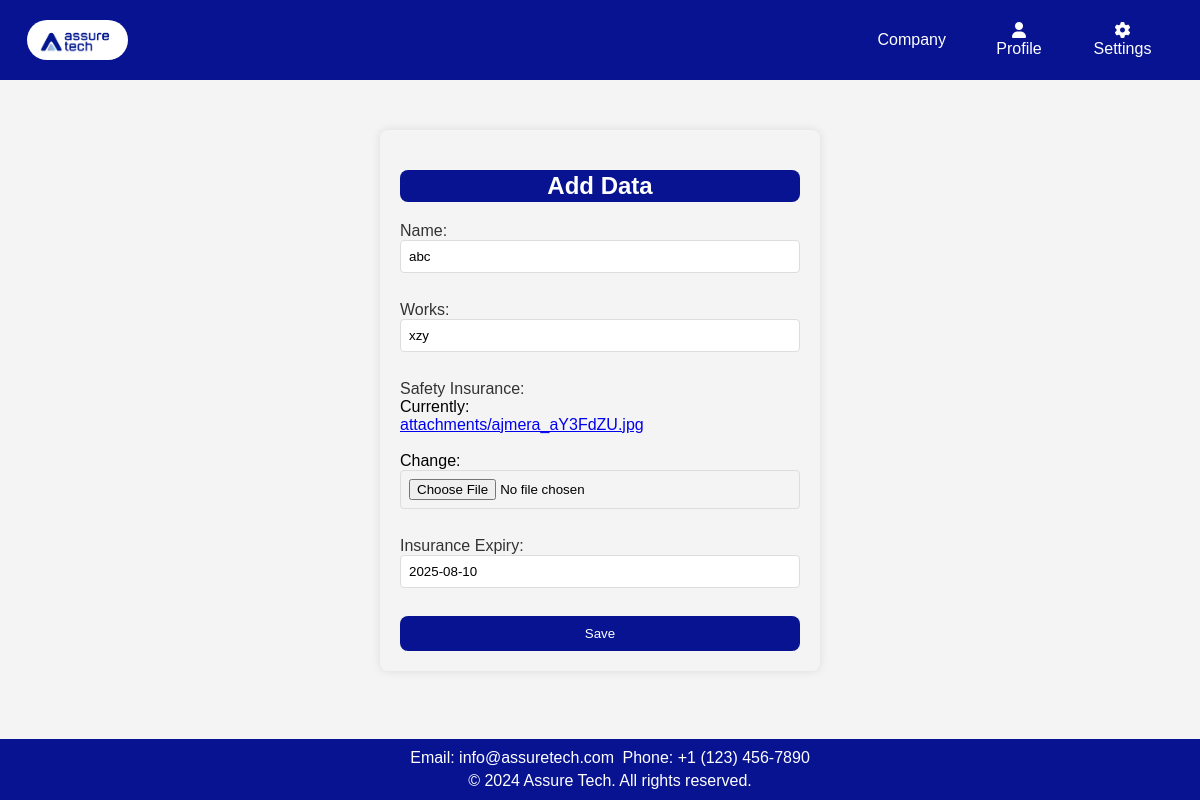
Page /edit_company/1/ on the committed database.
### app1/models.py (models this page shows, shortened)
class company(models.Model):
    sr = models.AutoField(primary_key=True,unique=True)
    name = models.CharField(max_length=100)
    works = models.CharField(max_length=100)
    safety_insurance = models.FileField(upload_to='attachments/', validators=[FileExtensionValidator(['pdf', 'doc', 'docx', 'jpeg', 'jpg'])])
    insurance_expiry = models.DateField()

### app1/views.py (the view)
# urls.py: path('edit_company/<int:pk>/', CompanyUpdateView.as_view(), name='edit_company'),
class CompanyUpdateView(UpdateView):
    model = company
    form_class = CompanyForm
    template_name = 'app1/add_company.html'
    success_url = '/company/'
    def get(self, request, *args, **kwargs):
        asset_instance = get_object_or_404(company, pk=kwargs['pk'])
        form = self.form_class(instance=asset_instance)
        return self.render_to_response({'form': form})

### app1/forms.py
class CompanyForm(forms.ModelForm):
    class Meta:
        model = company
        fields = '__all__'
        widgets = {
            'safety_insurance': forms.ClearableFileInput(attrs={'accept': '.pdf,.doc,.docx,.jpeg,.jpg'}),
        }

### app1/templates/app1/add_company.html (shortened to what this page needs)
<!DOCTYPE html>
<html lang="en">
<head>
    <link rel="stylesheet" href="https://cdnjs.cloudflare.com/ajax/libs/font-awesome/5.15.3/css/all.min.css">
    <link rel="stylesheet" href="https://cdnjs.cloudflare.com/ajax/libs/font-awesome/6.0.0/css/all.min.css">
    {% load static %}
</head>
<body>
    <header>
        <nav class="nav">
            <a class="logo" href="#"><img src="{% static 'app1/images/logo.jpg' %}" alt="Logo"></a>
            <a class="r1" href="{% url 'company' %}">Company</a>
            <div class="dropdown">
                <a href="#" class="dropbtn"><i class="fas fa-user"></i>Profile</a>
            </div>
            <div class="dropdown">
                <a href="#" class="dropbtn"><i class="fas fa-cog"></i>Settings</a>
            </div>
        </nav>
    </header>
    <div class="content">
        <div class="form-container">
            <h2>Add Data</h2>
            <form method="post" enctype="multipart/form-data">
                <label for="id_name">Name:</label>
                {{ form.name }}
                <br>
                <label for="id_works">Works:</label>
                {{ form.works }}
                <br>
                <label for="id_safety_insurance">Safety Insurance:</label>
                {{ form.safety_insurance }}
                <br>
                <label for="id_insurance_expiry">Insurance Expiry:</label>
                {{ form.insurance_expiry }}
                <br>
                <button type="submit">Save</button>
            </form>
        </div>
    </div>
    <footer>
        <p>Email: info@assuretech.com</p>
        <p>Phone: +1 (123) 456-7890</p>
        <div class="footer-bottom">
            <p>&copy; 2024 Assure Tech. All rights reserved.</p>
        </div>
    </footer>
</body>
</html>

### app1/templates/app1/add_company.html (style rules this page uses)
body { font-family: 'Verdana', sans-serif; width: 100%; margin: 0; padding-top: 10vh; background: #f4f4f4; box-sizing: border-box; height: 700px; }
header { background-color: #071390; color: white; text-align: center; padding: 10px 0; position: fixed; top: 0; width: 100%; z-index: 1000; display: flex; justify-content: space-between; align-items: center; }
.nav { display: flex; align-items: center; margin-right: 10px; }
.logo img { max-height: 40px; margin-left: 15px; float: left; border-radius: 20px; }
.nav a { padding: 10px 12px; color: white; text-decoration: none; display: inline-block; margin-right: 25px; }
.dropdown { display: inline-block; }
.content { flex-grow: 1; padding: 30px; margin-top: 20px; height: 100px; }
.form-container { max-width: 400px; margin: 0 auto; background-color: transparent; padding: 20px; border-radius: 8px; box-shadow: 0 0 10px rgba(0, 0, 0, 0.1); }
.form-container h2 { text-align: center; background-color: #071390; color: white; border-radius: 8px; padding: 2px; }
form { display: flex; flex-direction: column; }
label { display: inline-block; margin-bottom: 0px; color: #333; }
input { display: block; width: 100%; padding: 8px; margin-bottom: 10px; border: 1px solid #ddd; border-radius: 4px; box-sizing: border-box; }
button { background-color: #071390; color: white; cursor: pointer; padding: 10px; border: none; border-radius: 8px; }
footer { position: fixed; bottom: 0; width: 100%; background-color: #071390; color: white; text-align: center; padding: 10px; z-index: 1000; }
footer h4, footer p { white-space: nowrap; margin: 0; padding: 2px; display: inline; }
.footer-bottom { white-space: nowrap; padding-top: 5px; }
.footer-bottom p { margin: 0; }
.r1 { margin-left: 700px; }

### rows in the picture
company: name "abc", works "xzy", insurance_expiry "2025-08-10"
